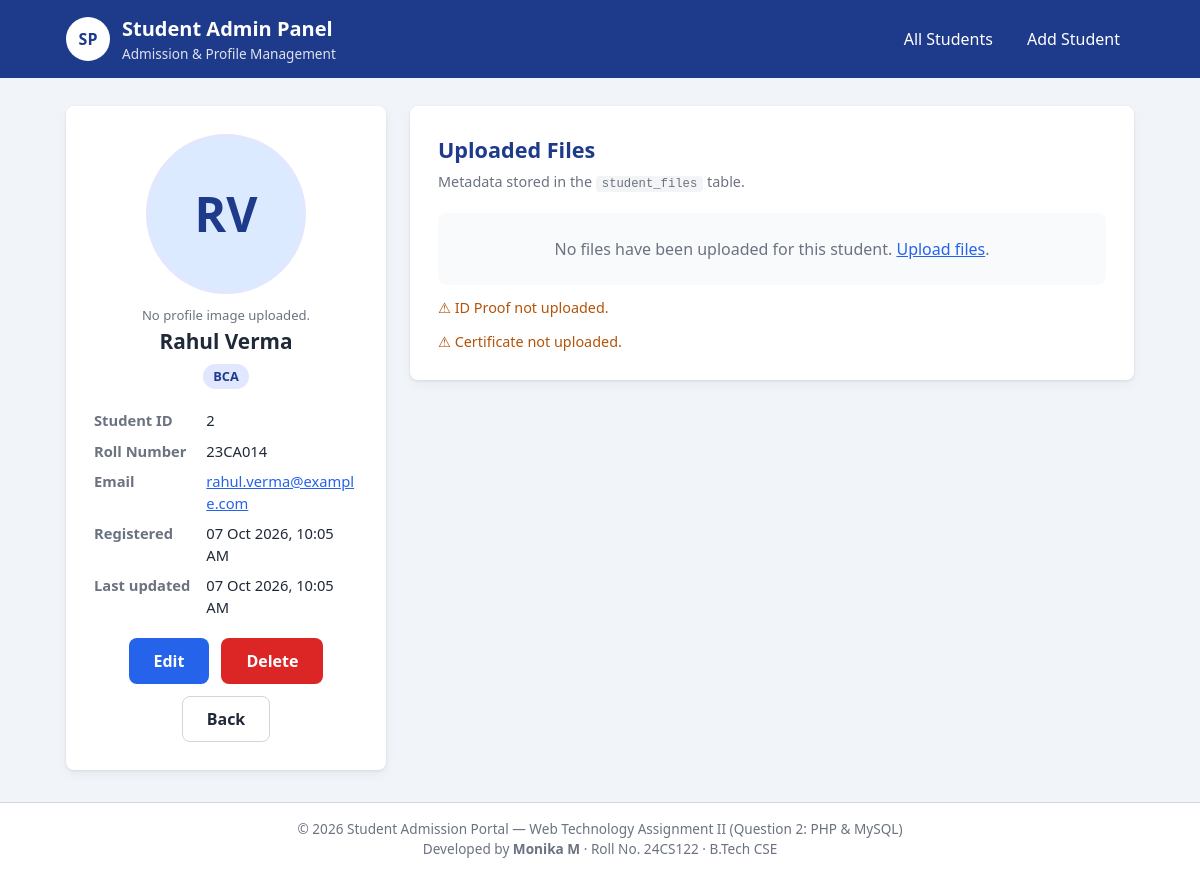
/Question2_PHP/view_student.php?id=2, run on the app's committed database.
### tables this page shows
CREATE TABLE students (
    student_id   INT UNSIGNED  NOT NULL AUTO_INCREMENT,
    name         VARCHAR(50)   NOT NULL,
    roll_number  VARCHAR(15)   NOT NULL,
    email        VARCHAR(100)  NOT NULL,
    course       VARCHAR(50)   NOT NULL,
    created_at   TIMESTAMP     NOT NULL DEFAULT CURRENT_TIMESTAMP,
    updated_at   TIMESTAMP     NOT NULL DEFAULT CURRENT_TIMESTAMP ON UPDATE CURRENT_TIMESTAMP,

    PRIMARY KEY (student_id),
    UNIQUE KEY uq_students_roll (roll_number),    
    UNIQUE KEY uq_students_email (email),         
    CONSTRAINT chk_students_email CHECK (email LIKE '%_@_%._%')
);

### Question2_PHP/functions.php (called while the page is built, shortened)
<?php
function e($value): string
{
    return htmlspecialchars((string) $value, ENT_QUOTES, 'UTF-8');
}
function find_student(mysqli $conn, int $id): ?array
{
    $stmt = $conn->prepare('SELECT * FROM students WHERE student_id = ?');
    $stmt->bind_param('i', $id);
    $stmt->execute();
    $student = $stmt->get_result()->fetch_assoc();
    return $student ?: null;
}
function get_student_files(mysqli $conn, int $studentId): array
{
    $stmt = $conn->prepare('SELECT * FROM student_files WHERE student_id = ? ORDER BY file_category');
    $stmt->bind_param('i', $studentId);
    $stmt->execute();
    $result = $stmt->get_result();
    $files = [];
    return $files;
}
function get_id_param(): int
{
    $id = filter_input(INPUT_GET, 'id', FILTER_VALIDATE_INT, ['options' => ['min_range' => 1]]);
    return $id ?: 0;
}
function initials(string $name): string
{
    $parts = preg_split('/\s+/', trim($name));
    $letters = '';
    foreach (array_slice($parts, 0, 2) as $part) {
        $letters .= strtoupper(substr($part, 0, 1));
    }
    return $letters;
}

### Question2_PHP/view_student.php (the view, shortened to what this page needs)
<?php
require_once 'db.php';
require_once 'functions.php';
$id = get_id_param();
$student = $id ? find_student($conn, $id) : null;
$files = get_student_files($conn, $id);
$profileImage = $files['profile_image'] ?? null;
require 'includes/header.php';
?>
<div class="profile-layout">
    <section class="card profile-card">
        <?php if ($profileImage): ?>
            <img src="<?= e($profileImage['file_path']) ?>" alt="Profile photo of <?= e($student['name']) ?>" class="profile-photo">
        <?php else: ?>
            <div class="profile-photo profile-placeholder" aria-label="No profile image"><?= e(initials($student['name'])) ?></div>
            <p class="hint">No profile image uploaded.</p>
        <?php endif; ?>
        <h2 class="profile-name"><?= e($student['name']) ?></h2>
        <span class="badge"><?= e($student['course']) ?></span>
        <dl class="details">
            <dt>Student ID</dt>   <dd><?= (int) $student['student_id'] ?></dd>
            <dt>Roll Number</dt>  <dd><?= e($student['roll_number']) ?></dd>
            <dt>Email</dt>        <dd><a href="mailto:<?= e($student['email']) ?>"><?= e($student['email']) ?></a></dd>
            <dt>Registered</dt>   <dd><?= e(date('d M Y, h:i A', strtotime($student['created_at']))) ?></dd>
            <dt>Last updated</dt> <dd><?= e(date('d M Y, h:i A', strtotime($student['updated_at']))) ?></dd>
        </dl>
        <div class="form-actions">
            <a href="edit_student.php?id=<?= (int) $id ?>" class="btn btn-primary">Edit</a>
            <a href="delete_student.php?id=<?= (int) $id ?>" class="btn btn-danger">Delete</a>
            <a href="index.php" class="btn btn-secondary">Back</a>
        </div>
    </section>
    <section class="card">
        <h2 class="card-title">Uploaded Files</h2>
        <p class="card-subtitle">Metadata stored in the <code>student_files</code> table.</p>
        <?php if (empty($files)): ?>
            <p class="empty-state">No files have been uploaded for this student.
                <a href="edit_student.php?id=<?= (int) $id ?>">Upload files</a>.</p>
        <?php endif; ?>
        <?php foreach (['id_proof', 'certificate'] as $category): ?>
            <?php if (!isset($files[$category])): ?>
                <p class="missing-doc">&#9888; <?= e(FILE_RULES[$category]['label']) ?> not uploaded.</p>
            <?php endif; ?>
        <?php endforeach; ?>
    </section>
</div>
<?php require 'includes/footer.php'; ?>

### Question2_PHP/style.css (style rules this page uses)
:root { --primary: #1e3a8a; --primary-light: #2563eb; --primary-hover: #1d4ed8; --bg: #f1f5f9; --card-bg: #ffffff; --text: #1f2937; --text-muted: #6b7280; --border: #d1d5db; --error: #dc2626; --error-bg: #fef2f2; --success: #15803d; --success-bg: #f0fdf4; --radius: 8px; --shadow: 0 1px 3px rgba(0, 0, 0, 0.08), 0 4px 12px rgba(0, 0, 0, 0.05); }
* { box-sizing: border-box; margin: 0; padding: 0; }
body { font-family: "Segoe UI", Roboto, Arial, sans-serif; font-size: 16px; line-height: 1.5; color: var(--text); background-color: var(--bg); min-height: 100vh; display: flex; flex-direction: column; }
.card { background-color: var(--card-bg); border-radius: var(--radius); box-shadow: var(--shadow); padding: 28px; }
.card-title { font-size: 1.35rem; color: var(--primary); margin-bottom: 4px; }
.card-subtitle { color: var(--text-muted); font-size: 0.9rem; margin-bottom: 20px; }
.hint { color: var(--text-muted); font-size: 0.82rem; margin-top: 4px; }
.form-actions { display: flex; gap: 12px; margin-top: 8px; }
.btn { display: inline-block; padding: 10px 24px; font-size: 1rem; font-family: inherit; font-weight: 600; border-radius: var(--radius); border: 1px solid transparent; cursor: pointer; text-decoration: none; text-align: center; }
.btn-primary { background-color: var(--primary-light); color: #ffffff; }
.btn-secondary { background-color: #ffffff; color: var(--text); border-color: var(--border); }
main > .card, main > .profile-layout { margin-bottom: 32px; }
code { background-color: #f3f4f6; padding: 1px 6px; border-radius: 4px; font-size: 0.85em; }
.btn-danger { background-color: var(--error); color: #ffffff; }
a { color: var(--primary-light); }
.avatar-placeholder, .profile-placeholder { background-color: #dbeafe; color: var(--primary); font-weight: 700; }
.badge { display: inline-block; padding: 3px 10px; border-radius: 999px; background-color: #e0e7ff; color: var(--primary); font-size: 0.8rem; font-weight: 600; white-space: nowrap; }
.empty-state { padding: 24px; text-align: center; color: var(--text-muted); background-color: #f9fafb; border-radius: var(--radius); }
.profile-layout { display: grid; grid-template-columns: 320px 1fr; gap: 24px; align-items: start; }
.profile-layout > * { min-width: 0; }
.profile-card { text-align: center; }
.profile-photo { width: 160px; height: 160px; border-radius: 50%; object-fit: cover; border: 4px solid #e0e7ff; margin: 0 auto 12px; display: flex; align-items: center; justify-content: center; font-size: 3rem; }
.profile-name { font-size: 1.3rem; margin-bottom: 6px; }
.details { display: grid; grid-template-columns: auto 1fr; gap: 8px 16px; text-align: left; margin: 20px 0; font-size: 0.92rem; }
.details dt { font-weight: 600; color: var(--text-muted); }
.details dd { word-break: break-word; }
.profile-card .form-actions { justify-content: center; flex-wrap: wrap; }
.missing-doc { margin-top: 12px; color: #b45309; font-size: 0.9rem; }

### data on the page
students: name "RV", name "Rahul Verma", course "BCA", student_id "2", roll_number "23CA014", email "rahul.verma@example.com", created_at "07 Oct 2026, 10:05 AM", updated_at "07 Oct 2026, 10:05 AM"

### other printed values
FILE_RULES[$category]['label'] "ID Proof"
FILE_RULES[$category]['label'] "Certificate"
